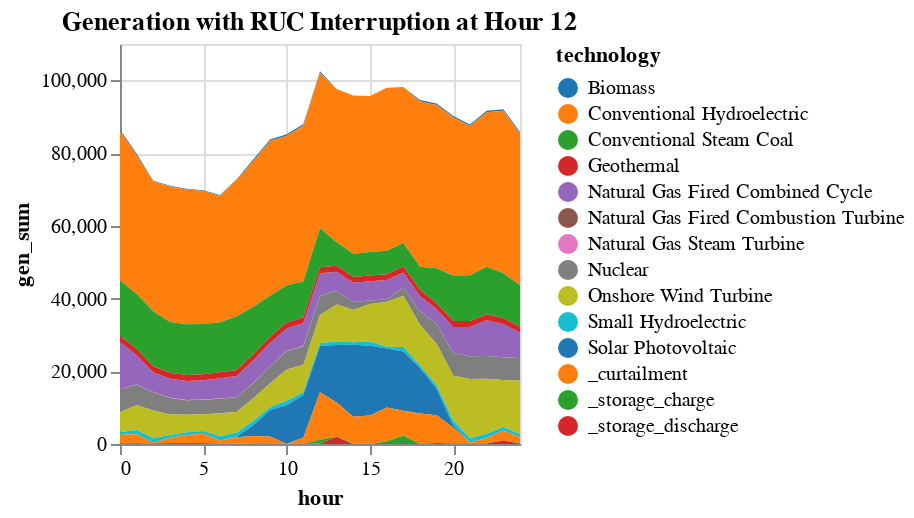

This figure's notebook cell:
### Code cell
combined_gen = plot_total_ruc_generation(
    solution, ruc_solution, initial_time, recommit_time,
    gen_df, zone_dict,
    "Generation with RUC Interruption at Hour $(recommit_time)"
    );

### Figure 1 — Vega specification as saved in the notebook (floating-point values rounded to 4 significant figures; data arrays with more than 128 entries replaced by an {"elided": "..."} marker saying what was removed)
{"$schema": "https://vega.github.io/schema/vega/v5.json", "axes": [{"aria": false, "domain": false, "grid": true, "gridScale": "y", "labels": false, "maxExtent": 0, "minExtent": 0, "orient": "bottom", "scale": "x", "tickCount": {"signal": "ceil(width/40)"}, "ticks": false, "zindex": 0}, {"aria": false, "domain": false, "grid": true, "gridScale": "x", "labels": false, "maxExtent": 0, "minExtent": 0, "orient": "left", "scale": "y", "tickCount": {"signal": "ceil(height/40)"}, "ticks": false, "zindex": 0}, {"grid": false, "labelFlush": true, "labelOverlap": true, "orient": "bottom", "scale": "x", "tickCount": {"signal": "ceil(width/40)"}, "title": "hour", "zindex": 0}, {"grid": false, "labelOverlap": true, "orient": "left", "scale": "y", "tickCount": {"signal": "ceil(height/40)"}, "title": "gen_sum", "zindex": 0}], "background": "white", "data": [{"name": "source_0", "values": {"elided": "350 records"}}, {"name": "data_0", "source": "source_0", "transform": [{"as": "hour", "expr": "toNumber(datum[\"hour\"])", "type": "formula"}, {"field": "gen_sum", "groupby": ["technology"], "key": "hour", "method": "value", "type": "impute", "value": 0}, {"as": ["gen_sum_start", "gen_sum_end"], "field": "gen_sum", "groupby": ["hour"], "offset": "zero", "sort": {"field": ["technology"], "order": ["descending"]}, "type": "stack"}]}], "height": 200, "legends": [{"fill": "color", "symbolType": "circle", "title": "technology"}], "marks": [{"encode": {"update": {"height": {"field": {"group": "height"}}, "width": {"field": {"group": "width"}}}}, "from": {"facet": {"data": "data_0", "groupby": ["technology"], "name": "faceted_path_main"}}, "marks": [{"encode": {"update": {"defined": {"signal": "isValid(datum[\"hour\"]) && isFinite(+datum[\"hour\"]) && isValid(datum[\"gen_sum\"]) && isFinite(+datum[\"gen_sum\"])"}, "description": {"signal": "\"hour: \" + (format(datum[\"hour\"], \"\")) + \"; gen_sum: \" + (format(datum[\"gen_sum\"], \"\")) + \"; technology: \" + (isValid(datum[\"technology\"]) ? datum[\"technology\"] : \"\"+datum[\"technology\"])"}, "fill": {"field": "technology", "scale": "color"}, "orient": {"value": "vertical"}, "x": {"field": "hour", "scale": "x"}, "y": {"field": "gen_sum_end", "scale": "y"}, "y2": {"field": "gen_sum_start", "scale": "y"}}}, "from": {"data": "faceted_path_main"}, "name": "marks", "sort": {"field": "datum[\"hour\"]"}, "style": ["area"], "type": "area"}], "name": "pathgroup", "type": "group"}], "padding": 5, "scales": [{"domain": {"data": "data_0", "field": "hour"}, "name": "x", "nice": true, "range": [0, {"signal": "width"}], "type": "linear", "zero": false}, {"domain": {"data": "data_0", "fields": ["gen_sum_start", "gen_sum_end"]}, "name": "y", "nice": true, "range": [{"signal": "height"}, 0], "type": "linear", "zero": true}, {"domain": {"data": "data_0", "field": "technology", "sort": true}, "name": "color", "range": {"scheme": "category10"}, "type": "ordinal"}], "style": "cell", "title": {"frame": "group", "text": "Generation with RUC Interruption at Hour 12"}, "width": 200}
